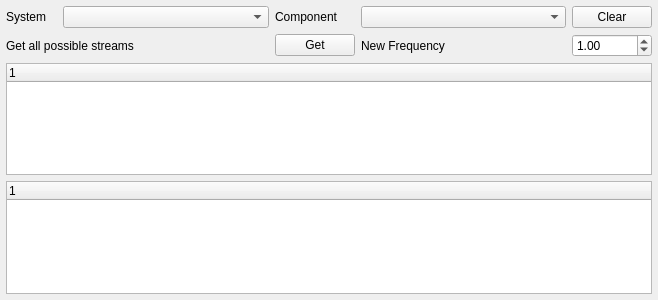
<?xml version="1.0" encoding="UTF-8"?>
<ui version="4.0">
 <class>QGCMAVLinkInspector</class>
 <widget class="QWidget" name="QGCMAVLinkInspector">
  <property name="geometry">
   <rect>
    <x>0</x>
    <y>0</y>
    <width>658</width>
    <height>300</height>
   </rect>
  </property>
  <property name="windowTitle">
   <string>Form</string>
  </property>
  <layout class="QGridLayout" name="gridLayout" columnstretch="2,8,2,8,3">
   <property name="leftMargin">
    <number>6</number>
   </property>
   <property name="topMargin">
    <number>6</number>
   </property>
   <property name="rightMargin">
    <number>6</number>
   </property>
   <property name="bottomMargin">
    <number>6</number>
   </property>
   <item row="0" column="4">
    <widget class="QPushButton" name="clearButton">
     <property name="text">
      <string>Clear</string>
     </property>
    </widget>
   </item>
   <item row="0" column="2">
    <widget class="QLabel" name="label_2">
     <property name="text">
      <string>Component</string>
     </property>
    </widget>
   </item>
   <item row="0" column="0">
    <widget class="QLabel" name="label">
     <property name="text">
      <string>System</string>
     </property>
    </widget>
   </item>
   <item row="2" column="0" colspan="5">
    <widget class="QTreeWidget" name="treeWidget">
     <column>
      <property name="text">
       <string notr="true">1</string>
      </property>
     </column>
    </widget>
   </item>
   <item row="3" column="0" colspan="5">
    <widget class="QTreeWidget" name="rateTreeWidget">
     <column>
      <property name="text">
       <string notr="true">1</string>
      </property>
     </column>
    </widget>
   </item>
   <item row="0" column="1">
    <widget class="QComboBox" name="systemComboBox"/>
   </item>
   <item row="0" column="3">
    <widget class="QComboBox" name="componentComboBox"/>
   </item>
   <item row="1" column="0" colspan="2">
    <widget class="QLabel" name="label_3">
     <property name="text">
      <string>Get all possible streams</string>
     </property>
    </widget>
   </item>
   <item row="1" column="2">
    <widget class="QPushButton" name="sendStreamButton">
     <property name="text">
      <string>Get</string>
     </property>
    </widget>
   </item>
   <item row="1" column="4">
    <widget class="QDoubleSpinBox" name="frequencySpinBox">
     <property name="minimum">
      <double>0.010000000000000</double>
     </property>
     <property name="singleStep">
      <double>0.500000000000000</double>
     </property>
     <property name="value">
      <double>1.000000000000000</double>
     </property>
    </widget>
   </item>
   <item row="1" column="3">
    <widget class="QLabel" name="label_4">
     <property name="text">
      <string>New Frequency</string>
     </property>
    </widget>
   </item>
  </layout>
 </widget>
 <resources/>
 <connections/>
</ui>
